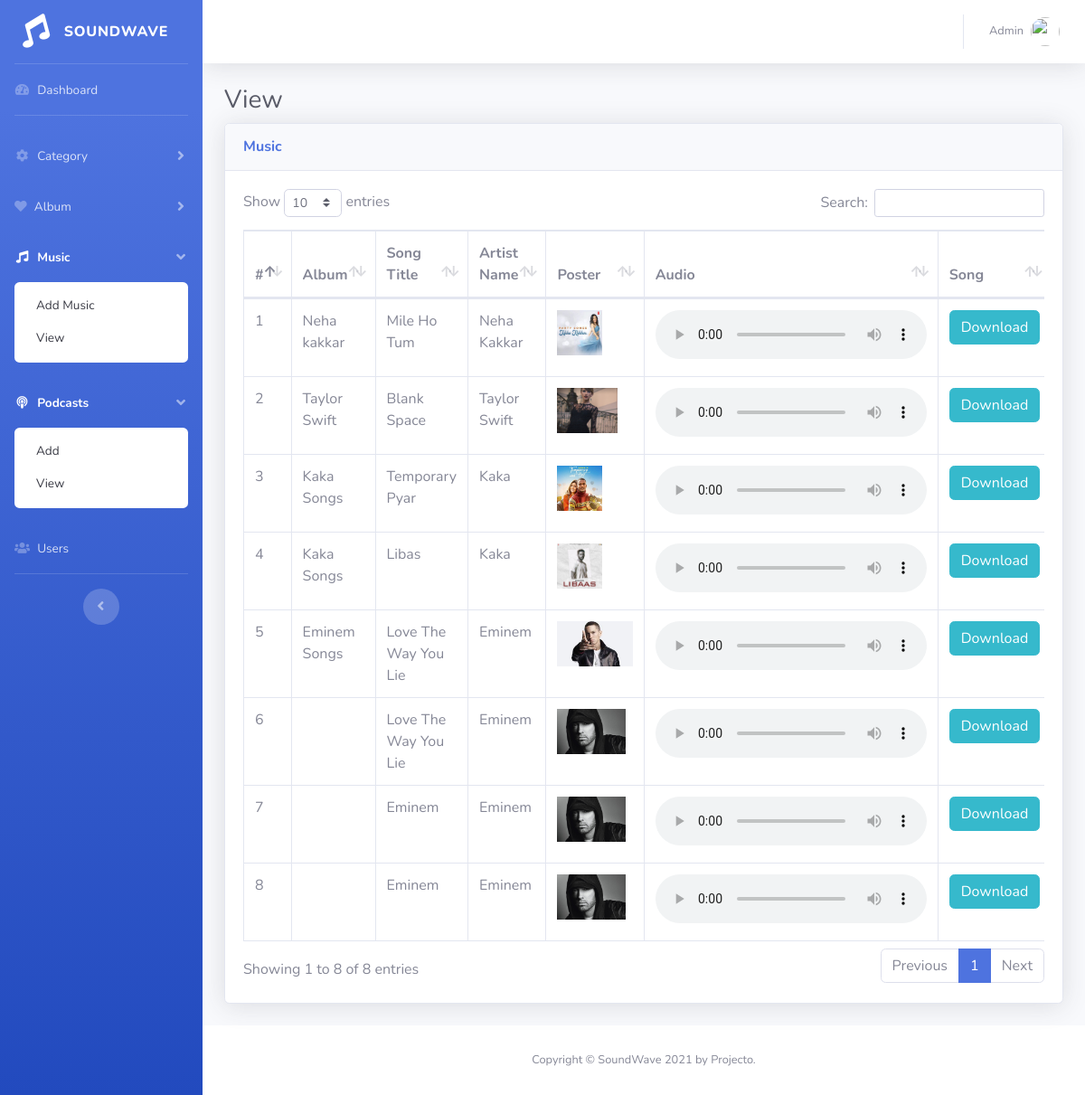
The app's page /admin/viewmusic.php (signed in) with its own data.
### tables this page shows
CREATE TABLE `audio` (
  `id` int(11) NOT NULL,
  `category_id` int(11) NOT NULL,
  `album_id` int(11) DEFAULT NULL,
  `title` varchar(1500) NOT NULL,
  `artist` varchar(1500) NOT NULL,
  `image` varchar(1500) NOT NULL,
  `audio` varchar(1500) NOT NULL,
  `lyrics` varchar(1500) NOT NULL,
  `view` int(11) DEFAULT 1
);

CREATE TABLE `album` (
  `id` int(11) NOT NULL,
  `album_name` varchar(300) DEFAULT NULL,
  `album_image` varchar(300) DEFAULT NULL,
  `cat_id` int(11) DEFAULT NULL
);

### admin/dbconfig.php (called while the page is built, shortened)
<?php
function select($query)
{
	$cid=mysqli_connect(server,user,password,database) or die("connection error");
	$result=mysqli_query($cid,$query);
	return $result;
}
?>

### admin/viewmusic.php (the view, shortened to what this page needs)
<?php
require_once "dbconfig.php";
?>
<!DOCTYPE html>
<html lang="en">
<head>
  <link href="vendor/fontawesome-free/css/all.min.css" rel="stylesheet" type="text/css">
  <link href="css/sb-admin-2.min.css" rel="stylesheet">
  <link href="vendor/datatables/dataTables.bootstrap4.min.css" rel="stylesheet">
</head>
<body id="page-top">
  <div id="wrapper">
    <?php include "sidebar.php"; ?>
    <div id="content-wrapper" class="d-flex flex-column">
      <div id="content">
        <?php include "topbar.php"; ?>
        <div class="container-fluid">
          <h1 class="h3 mb-2 text-gray-800">View </h1>
          <div class="card shadow mb-4">
            <div class="card-header py-3">
              <h6 class="m-0 font-weight-bold text-primary">Music</h6>
            </div>
            <div class="card-body">
              <div class="table-responsive">
                <table class="table table-bordered" id="dataTable" width="100%" cellspacing="0">
                  <thead>
                    <tr>
                      <th>#</th>
                      <th>Album</th>
                      <th>Song Title</th>
                      <th>Artist Name</th>
                      <th>Poster</th>
                      <th>Audio</th>
                      <th>Song </th>
                    </tr>
                  </thead>
                  <tbody>
                    <?php
                    $n = 1;
                    $res = select("SELECT * FROM `audio`
order by audio.id desc");
                    while ($r = mysqli_fetch_array($res)) {
                      extract($r);
                    ?>
                      <tr>
                        <td><?= $n ?></td>
                        <td><?php
                            $ip = select("select * from album where id='" . $r['album_id'] . "'");
                            $pl = mysqli_fetch_array($ip);
                            echo $pl['album_name'];
                            ?></td>
                        <td><?= ucwords($r['title']) ?></td>
                        <td><?= ucwords($r['artist']) ?></td>
                        <td><img src="img/<?= $image ?>" style="height:50px"></td>
                        <td>
                          <audio controls>
                            <source src="upload/<?= $audio ?>" type="audio/ogg">
                            <source src="upload/<?= $audio ?>" type="audio/mpeg">
                          </audio>
                        </td>
                        <td><a href="upload/<?= $audio ?>"><button class="btn btn-info">Download</button></a></td>
                      </tr>
                    <?php
                      $n++;
                    }
                    ?>
                  </tbody>
                </table>
              </div>
            </div>
          </div>
        </div>
      </div>
      <?php include 'footer.php' ?>
    </div>
  </div>
</body>
</html>

### records on screen
audio: album.album_name "Neha kakkar", title "Mile Ho Tum", artist "Neha Kakkar", image (picture)
audio: album.album_name "Taylor Swift", title "Blank Space", artist "Taylor Swift", image (picture)
audio: album.album_name "Kaka Songs", title "Temporary Pyar", artist "Kaka", image (picture)
audio: album.album_name "Kaka Songs", title "Libas", artist "Kaka", image (picture)
audio: album.album_name "Eminem Songs", title "Love The Way You Lie", artist "Eminem", image (picture)
audio: title "Love The Way You Lie", artist "Eminem", image (picture)
audio: title "Eminem", artist "Eminem", image (picture)
audio: title "Eminem", artist "Eminem", image (picture)
